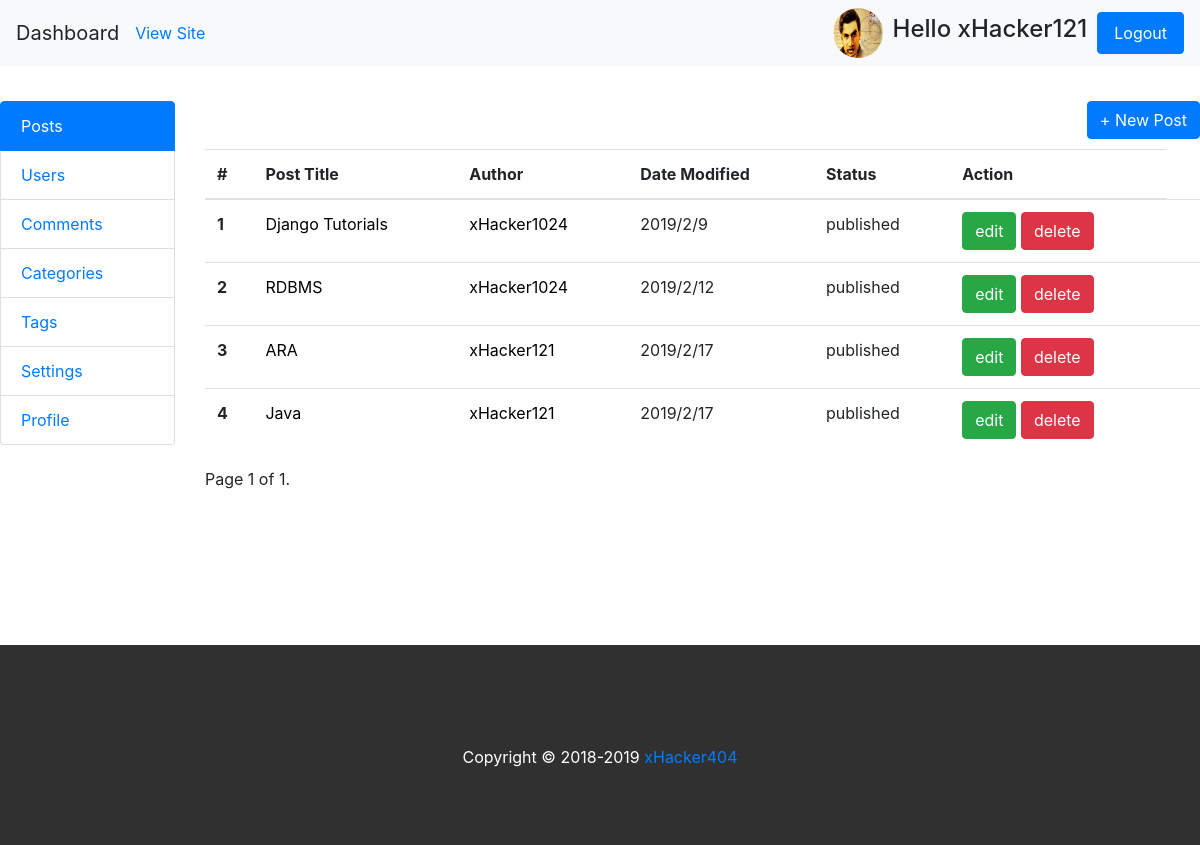
Page /backend/posts/?page=2 (signed in) on the earlier database version.
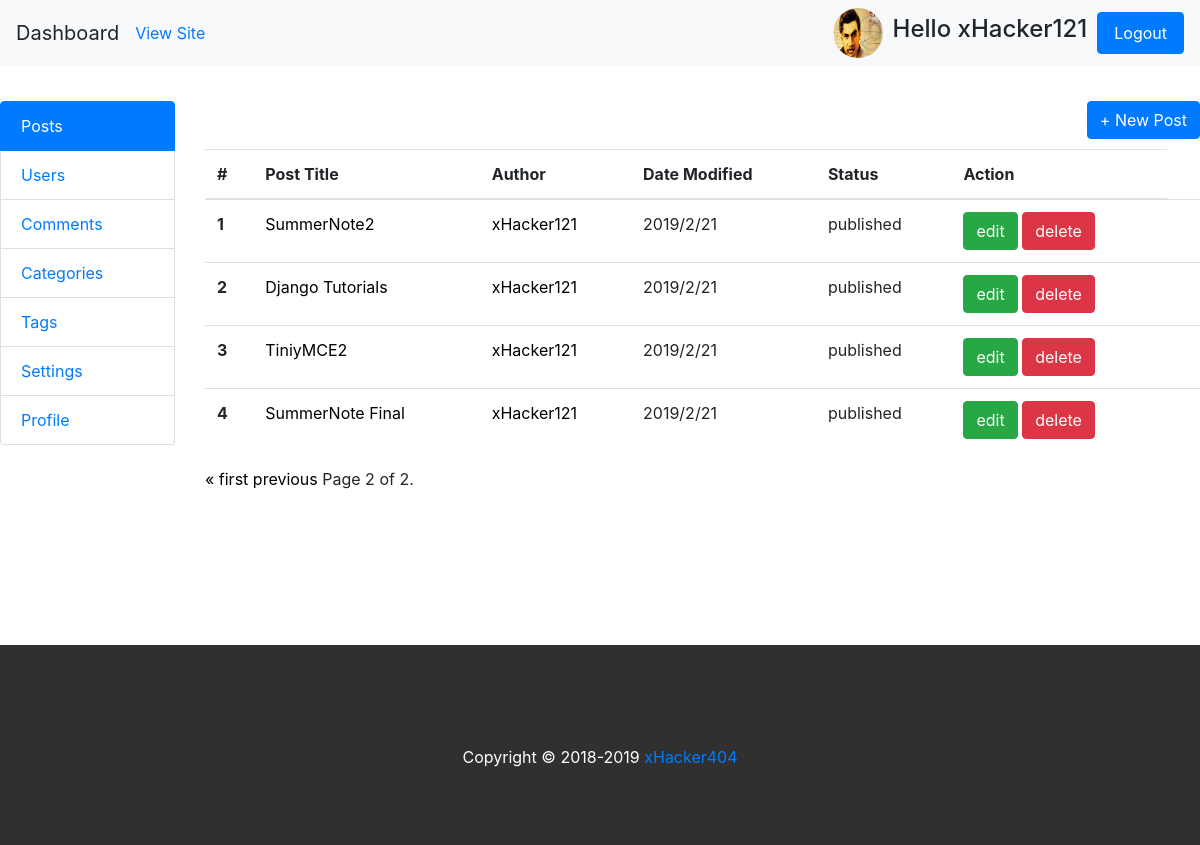
Same page on the later database version.
### blog/models.py (models this page shows, shortened)
class Post(models.Model):
    title = models.CharField(max_length=250,unique=True)
    content = models.CharField(max_length=1000)
    featured_img = models.ImageField(upload_to='featured_images', blank=True)
    tag = models.ManyToManyField(Tag, related_name='tags')
    category = models.ManyToManyField(Category, related_name='categories')
    status = models.CharField(max_length=100, default='drafted')
    author = models.ForeignKey(User,on_delete=models.CASCADE, default=1)
    created_date = models.DateTimeField(default=datetime.now())
    published_date = models.DateTimeField(blank=True, null=True)
    updated_date = models.DateTimeField(blank=True, null=True)

### backend/views.py (the view)
# urls.py: path('posts/', views.posts, name='posts'),
@user_passes_test(is_moderator)
def posts(request):
    post_list = Post.objects.order_by('published_date')
    paginator = Paginator(post_list, 5) # Show 5 posts per page
    page = request.GET.get('page')
    posts = paginator.get_page(page)
    my_dict = {'posts':posts, 'post_page':'post_page'}
    return render(request, 'backend/posts.html', context=my_dict)

### backend/views.py (called while the page is built)
def is_moderator(user):
    return user.is_staff

### blog/context_processors.py (called while the page is built)
def post_widget(request):
    all_posts = Post.objects.filter(status='published').order_by('published_date')
    years = []
    tags = Tag.objects.all()
    categories = Category.objects.all()
    for post in all_posts :
        year = post.published_date.year
        if year not in years:
            years.append(year)
    return {
    'all_posts':all_posts,
    'years':years,
    'tags':tags,
    'categories':categories
    }

def site_settings(request):
    settings = BlogSettings.objects.get(id=1)
    site_icon = settings.site_icon
    site_logo = settings.site_logo
    site_title = settings.site_title
    tagline = settings.tagline
    keywords = settings.keywords
    description = settings.description
    post_per_page = settings.post_per_page
    return {
    'site_icon':site_icon,
    'site_logo':site_logo,
    'site_title':site_title,
    'tagline':tagline,
    'keywords':keywords,
    'description':description,
     'post_per_page':post_per_page
    }

### templates/backend/posts.html (shortened to what this page needs)
<!DOCTYPE html>
{% extends 'backend/base.html'%}
{% block content %}
{% if post_page %}
<div class="col-md-10" >
		<div class="post" style="height:500px; overflow: scroll">
			<div class="" style="float:right; margin-bottom:10px">
				<a href="{% url 'backend:new_post'%}"class="btn btn-primary"> + New Post </a>
			</div>
				<table class="table">
					<thead>
						<tr>
							<th scope="col">#</th>
							<th scope="col">Post Title</th>
							<th scope="col">Author</th>
							<th scope="col">Date Modified</th>
							<th scope="col">Status</th>
							<th scope="col">Action</th>
						</tr>
					</thead>
					<tbody>
						{% if posts %}
							{% for post in posts %}
							<tr>
								<th scope="row">{{ forloop.counter }}</th>
								<td> <a href="/blog/posts/{{post.id}}"> {{ post.title}} </a></td>
								<td><a href="/blog/author/{{post.author}}">{{ post.author}}</a></td>
								<td>{{post.updated_date.year}}/{{post.updated_date.month}}/{{post.updated_date.day}}</td>
								<td>{{post.status}}</td>
								<td>
										<a href="/backend/edit_post/{{post.id}}" class="btn btn-success">edit</a>
										<a href="/backend/delete_post/{{post.id}}" class="btn btn-danger">delete</a>
								</td>
								<td></td>
							</tr>
							{% endfor %}
						{% endif %}
					</tbody>
				</table>
				<div class="pagination">
				<span class="step-links">
						{% if posts.has_previous %}
								<a href="?page=1">&laquo; first</a>
								<a href="?page={{ posts.previous_page_number }}">previous</a>
						{% endif %}
						<span class="current">
								Page {{ posts.number }} of {{ posts.paginator.num_pages }}.
						</span>
				</span>
			</div>
		</div>
</div>
{% endif %}
{% endblock %}

Differences in the rows shown:
no longer on this page (row unchanged): Post: title "RDBMS", author "xHacker1024", updated_date.year "2019", updated_date.month "2", updated_date.day "12", status "published"
no longer on this page (row unchanged): Post: title "ARA", author "xHacker121", updated_date.year "2019", updated_date.month "2", updated_date.day "17", status "published"
no longer on this page (row unchanged): Post: title "Java", author "xHacker121", updated_date.year "2019", updated_date.month "2", updated_date.day "17", status "published"
added Post: title "SummerNote2", author "xHacker121", updated_date.year "2019", updated_date.month "2", updated_date.day "21", status "published"
changed Post "Django Tutorials": author "xHacker1024" → "xHacker121"; updated_date.day "9" → "21"
added Post: title "TiniyMCE2", author "xHacker121", updated_date.year "2019", updated_date.month "2", updated_date.day "21", status "published"
added Post: title "SummerNote Final", author "xHacker121", updated_date.year "2019", updated_date.month "2", updated_date.day "21", status "published"
Other differences:
{{ posts.number }}: "1" → "2"
{{ posts.paginator.num_pages }}: "1" → "2"
text now shown: "« first previous"
